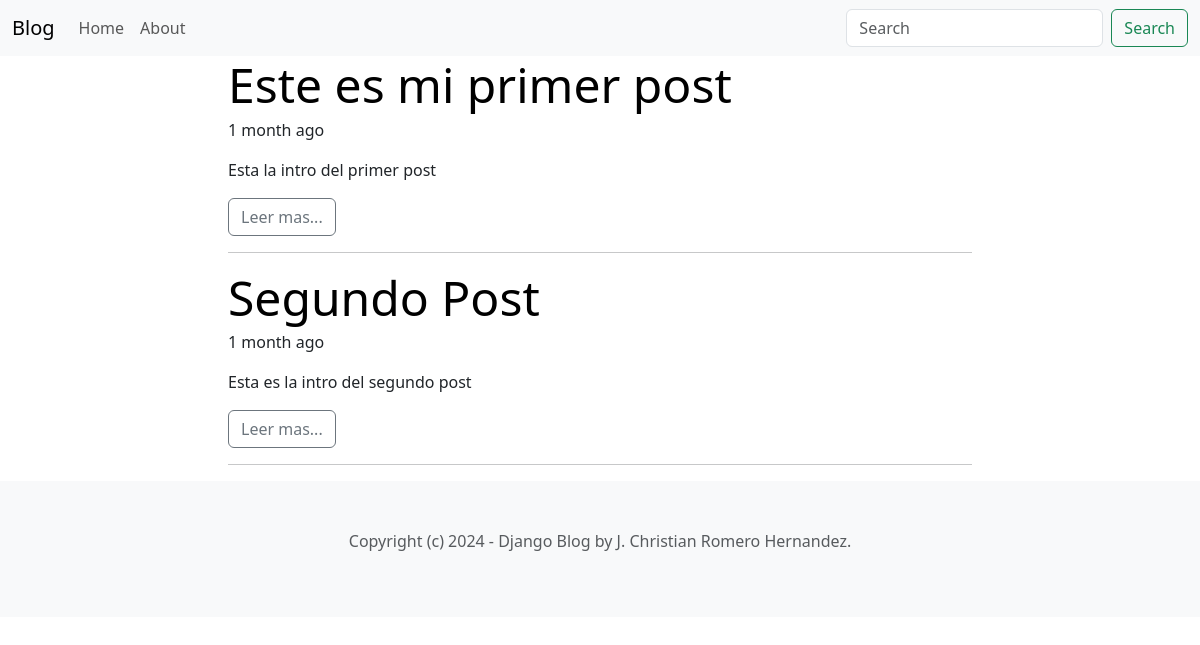
The page /blog/python/ on the database its author committed.
### blog/models.py (models this page shows, shortened)
class Post(models.Model):
    ACTIVE = 'active'
    DRAFT = 'draft'
    CHOICES_STATUS = {
        (ACTIVE, 'Active'),
        (DRAFT, 'Draft')
    }
    category = models.ForeignKey(Category, related_name='posts', on_delete=models.CASCADE)
    title = models.CharField(max_length=255)
    slug = models.SlugField()
    intro = models.TextField()
    body = models.TextField()
    created_at = models.DateTimeField(auto_now_add=True)
    status = models.CharField(max_length=10, choices=CHOICES_STATUS, default=ACTIVE)
    image = models.ImageField(upload_to='upload/', blank=True, null=True)

### blog/views.py (the view)
# urls.py: path('<slug:slug>/', views.category, name='category_detail'),
def category(request, slug):
    category = get_object_or_404(Category, slug=slug)
    posts = category.posts.filter(status=Post.ACTIVE)
    context = {
        'category': category,
        'posts': posts
    }
    return render(request, 'blog/category.html', context)

### blog/templates/blog/category.html (shortened to what this page needs)
{% extends 'blog/base.html' %}
{% block content %}
<div class="row g-5">
    <div class="d-flex justify-content-center">
        <div class="col-md-8">
            {% for post in posts %}
            <article class="blog-post">
                <h2 class="display-5 link-body-emphasis mb-1">{{ post.title }}</h2>
                <p class="blog-post-meta">{{ post.created_at|timesince }} ago</p>
                <p>{{post.intro}}</p>
                <a href="{% url 'post_detail' post.category.slug post.slug %}"  class="btn btn-outline-secondary">Leer mas...</a>
                <hr>
            </article>
            {% empty %}
            <div class="alert alert-warning mt-4" role="alert">
               No hay un post en esta categoria!!!.
            </div>
            {% endfor %}
        </div>
    </div>
</div>
{% endblock %}

### rows shown on the page
Post: title "Este es mi primer post", created_at "1 month", intro "Esta la intro del primer post"
Post: title "Segundo Post", created_at "1 month", intro "Esta es la intro del segundo post"
